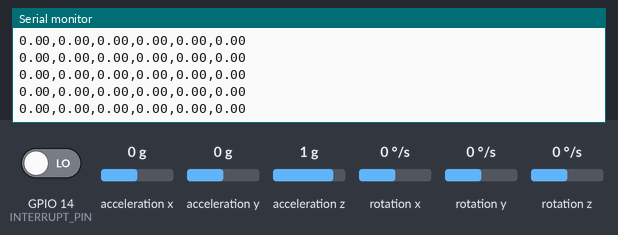
Simulated run of this sketch. Board: ESP32. On the bench: the last lines printed to the serial monitor. Inputs (shaded band) come from the test bench; at power-on: acceleration x 0 g, acceleration y 0 g, acceleration z 1 g, rotation x 0 °/s, rotation y 0 °/s, GPIO 14 (INTERRUPT_PIN) LOW, rotation z 0 °/s. The sensor or clock chip raises its interrupt line as the real part does.

Above: at 3.3 s.
3.4 s: acceleration x set to -1.4 g
At 4.1 s:
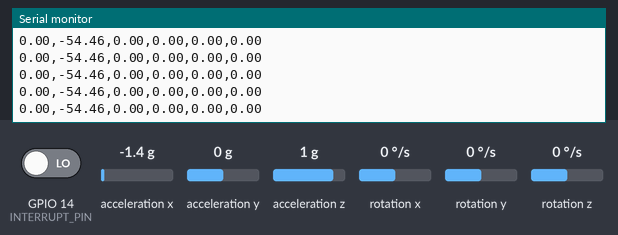
4.9 s: acceleration y set to -1.4 g
At 5.7 s:
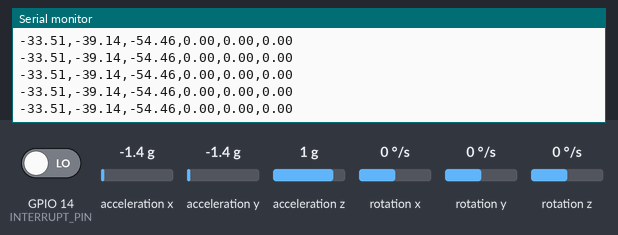
6.4 s: acceleration z set to -1.4 g
At 7.4 s:
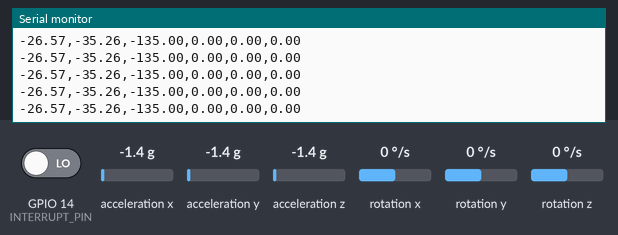
7.9 s: rotation x set to -192 °/s
At 8.8 s:
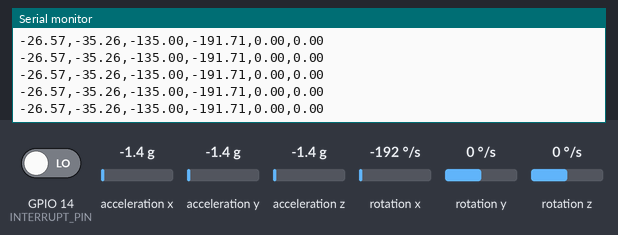
9.4 s: rotation y set to -192 °/s
At 10.3 s:
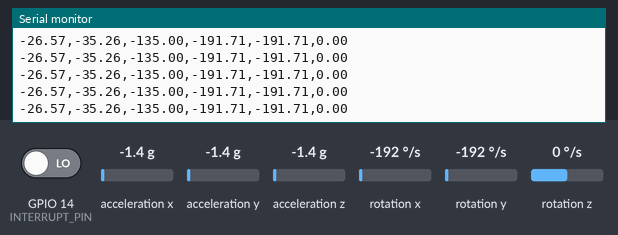
Timing chart, 0 to 11.9 s (numbered marks = the images above; inputs shaded):
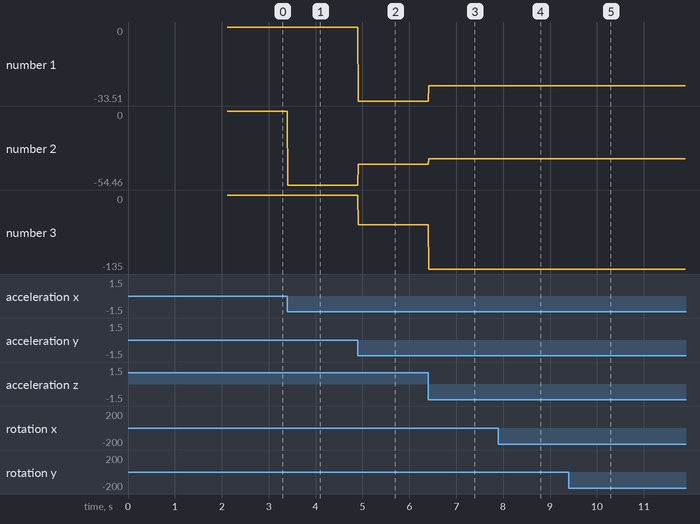

Measured:
- after the input at 3.4 s, the serial monitor: prints a new line at once (image 1)
- after the input at 4.9 s, the serial monitor: prints a new line at once (image 2)
- after the input at 6.4 s, the serial monitor: prints a new line at once (image 3)
- after the input at 7.9 s, the serial monitor: prints a new line at once (image 4)
- after the input at 9.4 s, the serial monitor: prints a new line at once (image 5)
- plotted number 1: 0 → -33.51 after the input at 4.9 s, -33.51 → -26.57 after the input at 6.4 s
- plotted number 2: 0 → -54.46 after the input at 3.4 s, -54.46 → -39.14 after the input at 4.9 s, -39.14 → -35.26 after the input at 6.4 s
- plotted number 3: -54.46 → -135 after the input at 6.4 s

The sketch:

esp8266_mpu6050_plane.ino
```cpp
#include "I2Cdev.h"
#include "MPU6050_6Axis_MotionApps20.h"
#include "Wire.h"

MPU6050 mpu;

#define INTERRUPT_PIN 14
#define CALIB_SAMPLES 500

bool dmpReady = false;
uint16_t packetSize;
uint8_t fifoBuffer[64];

Quaternion q;
VectorFloat gravity;
VectorInt16 aa, aaReal;
float ypr[3];

int16_t gx_raw, gy_raw, gz_raw;
float gx, gy, gz;

float gx_bias=0, gy_bias=0, gz_bias=0;

volatile bool mpuInterrupt = false;
void IRAM_ATTR dmpDataReady() { mpuInterrupt = true; }

void calibrateGyro() {
  long sx=0, sy=0, sz=0;
  delay(200);
  for(int i=0;i<CALIB_SAMPLES;i++){
    mpu.getRotation(&gx_raw,&gy_raw,&gz_raw);
    sx+=gx_raw; sy+=gy_raw; sz+=gz_raw;
    delay(1);
  }
  gx_bias = (sx/(float)CALIB_SAMPLES)/16.4;
  gy_bias = (sy/(float)CALIB_SAMPLES)/16.4;
  gz_bias = (sz/(float)CALIB_SAMPLES)/16.4;
}

void setup() {
  Serial.begin(921600);
  Wire.begin(4,5);
  Wire.setClock(400000);

  mpu.initialize();
  mpu.dmpInitialize();
  mpu.setFullScaleGyroRange(MPU6050_GYRO_FS_2000);

  calibrateGyro();

  mpu.setDMPEnabled(true);
  attachInterrupt(digitalPinToInterrupt(INTERRUPT_PIN), dmpDataReady, RISING);

  packetSize = mpu.dmpGetFIFOPacketSize();
  dmpReady = true;
}

void loop() {
  if (!dmpReady || !mpuInterrupt) return;
  mpuInterrupt = false;

  uint16_t fifoCount = mpu.getFIFOCount();
  if (fifoCount >= 1024) { mpu.resetFIFO(); return; }
  if (fifoCount < packetSize) return;

  mpu.getFIFOBytes(fifoBuffer, packetSize);

  // ----- Orientation -----
  mpu.dmpGetQuaternion(&q, fifoBuffer);
  mpu.dmpGetGravity(&gravity, &q);
  mpu.dmpGetYawPitchRoll(ypr, &q, &gravity);

  float yaw   = ypr[0]*180/M_PI;
  float pitch = ypr[1]*180/M_PI;
  float roll  = ypr[2]*180/M_PI;

  // ----- Acceleration -----
  mpu.dmpGetAccel(&aa, fifoBuffer);
  mpu.dmpGetLinearAccel(&aaReal, &aa, &gravity);

  float ax = (aa.x / 16384.0) * 9.80665;
  float ay = (aa.y / 16384.0) * 9.80665;
  float az = (aa.z / 16384.0) * 9.80665;

  float lax = (aaReal.x / 16384.0) * 9.80665;
  float lay = (aaReal.y / 16384.0) * 9.80665;
  float laz = (aaReal.z / 16384.0) * 9.80665;

  // ----- Gyro -----
  mpu.getRotation(&gx_raw, &gy_raw, &gz_raw);
  gx = gx_raw/16.4 - gx_bias;
  gy = gy_raw/16.4 - gy_bias;
  gz = gz_raw/16.4 - gz_bias;

  // ----- TELEMETRY CSV -----
  Serial.print(yaw); Serial.print(",");
  Serial.print(pitch); Serial.print(",");
  Serial.print(roll); Serial.print(",");

  // Serial.print(ax); Serial.print(",");
  // Serial.print(ay); Serial.print(",");
  // Serial.print(az); Serial.print(",");

  // Serial.print(lax); Serial.print(",");
  // Serial.print(lay); Serial.print(",");
  // Serial.print(laz); Serial.print(",");

  Serial.print(gx); Serial.print(",");
  Serial.print(gy); Serial.print(",");
  Serial.println(gz);
}
```
